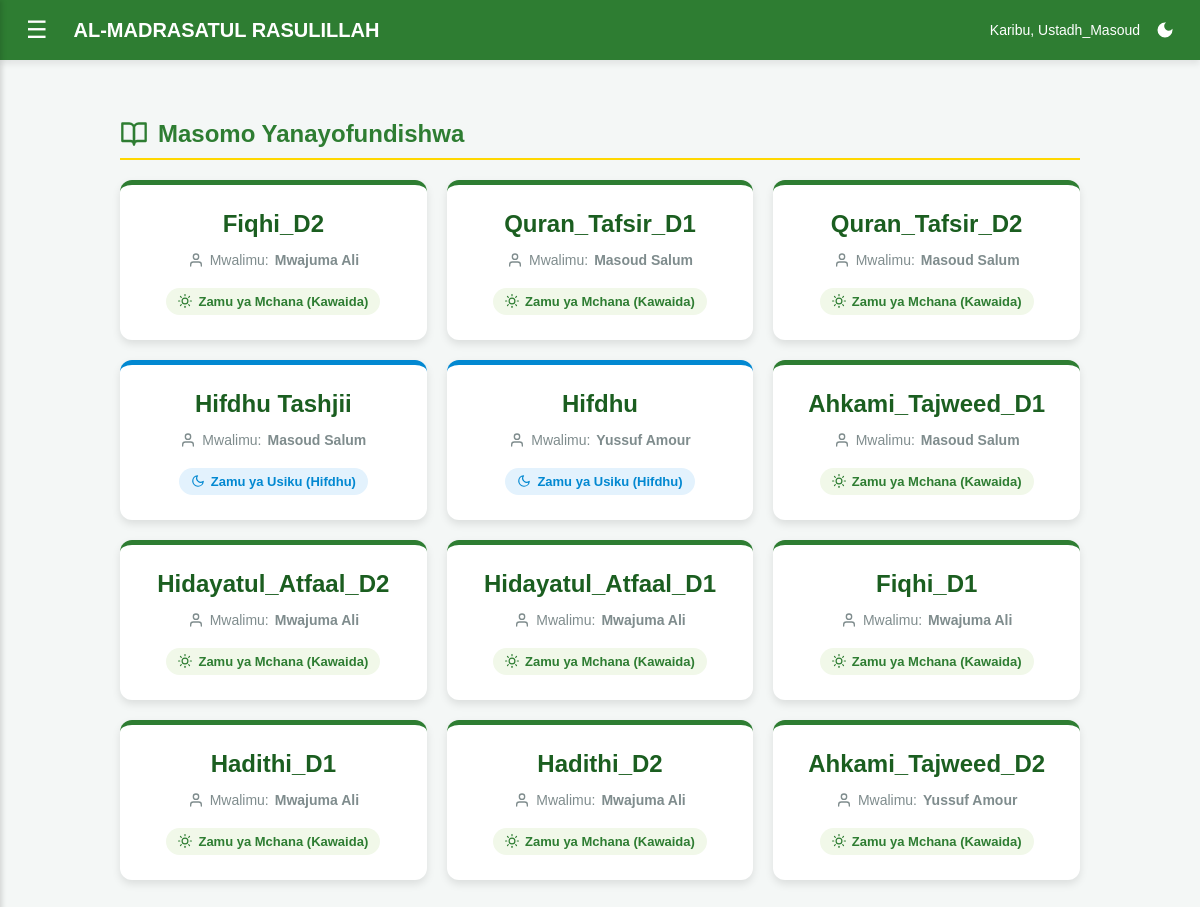
The app's page /madrasa/masomo/ (signed in) with its own data.
### usimamizi/models.py (models this page shows, shortened)
class Somo(models.Model):
    jina = models.CharField(max_length=100, help_text="Mfano: Fiqhi, Tawheed, Hifdhu (Tashjii)")
    ni_la_hifdhu = models.BooleanField(default=False, help_text="Weka TIKI hapa kama hili ni somo maalum la Hifdhu linalohitaji Mahudhurio na Sabaq zake")
    mwalimu = models.ForeignKey(Mwalimu, on_delete=models.SET_NULL, null=True, blank=True)
    darasa = models.ForeignKey('Darasa', on_delete=models.CASCADE, null=True, blank=True, related_name='masomo')

class Mwalimu(models.Model):
    user = models.OneToOneField(User, on_delete=models.CASCADE)
    namba_ya_simu = models.CharField(max_length=15, blank=True, null=True)
    cheo = models.CharField(max_length=50, choices=[
        ('Mwalimu Mkuu', 'Mwalimu Mkuu'),
        ('Mwalimu wa Kawaida', 'Mwalimu wa Kawaida'),
        ('Jaji', 'Jaji')
    ])
    picha = models.ImageField(upload_to='picha_za_walimu/', null=True, blank=True)
    def __str__(self):
        return self.user.get_full_name() or self.user.username

### usimamizi/views.py (the view)
# urls.py: path('masomo/', views.orodha_masomo, name='orodha_masomo'),
@login_required(login_url='ingia')
def orodha_masomo(request):
    masomo = Somo.objects.all()
    return render(request, 'usimamizi/orodha_masomo.html', {'masomo': masomo})

### usimamizi/templates/usimamizi/orodha_masomo.html (shortened to what this page needs)
{% extends 'usimamizi/base.html' %}
{% load static %}
{% block extra_css %}
<link rel="stylesheet" href="{% static 'usimamizi/css/pages/orodha_masomo.css' %}?v=20260706a">
{% endblock %}
{% block maudhui %}
<div class="orodha_masomo-inline-1">
    <h2 class="orodha_masomo-inline-2">
        <svg xmlns="http://www.w3.org/2000/svg" width="28" height="28" viewBox="0 0 24 24" fill="none" stroke="currentColor" stroke-width="2" stroke-linecap="round" stroke-linejoin="round">
            <path d="M2 3h6a4 4 0 0 1 4 4v14a3 3 0 0 0-3-3H2z"></path>
            <path d="M22 3h-6a4 4 0 0 0-4 4v14a3 3 0 0 1 3-3h7z"></path>
        </svg>
        Masomo Yanayofundishwa
    </h2>
    <div class="orodha_masomo-inline-3">
        {% for somo in masomo %}
        <a href="{% url 'somo_detail' somo.id %}" class="orodha_masomo-inline-4">
            <div class="subject-card {% if somo.ni_la_hifdhu %}subject-card-hifdhu{% else %}subject-card-kawaida{% endif %}">
                <h2 class="orodha_masomo-inline-5">{{ somo.jina }}</h2>
                <p class="orodha_masomo-inline-6">
                    <svg xmlns="http://www.w3.org/2000/svg" width="16" height="16" viewBox="0 0 24 24" fill="none" stroke="currentColor" stroke-width="2" stroke-linecap="round" stroke-linejoin="round">
                        <path d="M20 21v-2a4 4 0 0 0-4-4H8a4 4 0 0 0-4 4v2"></path>
                        <circle cx="12" cy="7" r="4"></circle>
                    </svg>
                    Mwalimu: <b>{{ somo.mwalimu|default:"Hajapangiwa" }}</b>
                </p>
                {% if somo.ni_la_hifdhu %}
                    <span class="orodha_masomo-inline-7">
                        <svg xmlns="http://www.w3.org/2000/svg" width="14" height="14" viewBox="0 0 24 24" fill="none" stroke="currentColor" stroke-width="2" stroke-linecap="round" stroke-linejoin="round">
                            <path d="M21 12.79A9 9 0 1 1 11.21 3 7 7 0 0 0 21 12.79z"></path>
                        </svg>
                        Zamu ya Usiku (Hifdhu)
                    </span>
                {% else %}
                    <span class="orodha_masomo-inline-8">
                        Zamu ya Mchana (Kawaida)
                    </span>
                {% endif %}
            </div>
        </a>
        {% endfor %}
    </div>
</div>
{% endblock %}

### usimamizi/templates/usimamizi/base.html (shortened to what this page needs)
{% load static %}
<!DOCTYPE html>
<html lang="sw">
<head>
    <link rel="stylesheet" href="{% static 'usimamizi/css/base.css' %}?v=20260706a">
    {% block extra_css %}{% endblock %}
</head>
<body>
<div class="header">
    <button class="menu-btn" onclick="openNav()">☰</button>
    <h2>AL-MADRASATUL RASULILLAH</h2>
    <div class="user-actions">
        <span class="user-greeting">Karibu, {{ request.user.username }}</span>
        <button class="theme-switch" onclick="toggleTheme()" id="themeBtn" title="Badili Muonekano"></button>
    </div>
</div>
<div class="main-content" id="main">
    {% block maudhui %}{% endblock %}
</div>
</body>
</html>

### usimamizi/static/usimamizi/css/base.css (style rules this page uses)
:root { color-scheme: light; --primary: #2E7D32; --primary-color: var(--primary); --primary-hover: #1b5e20; --secondary: #0288D1; --accent: #673ab7; --warning: #f57c00; --danger: #d32f2f; --success: #388e3c; --female: #c2185b; --hifdhu-accent: var(--secondary); --nav-bg: #2E7D32; --nav-hover-bg: #2E7D32; --sidebar-bg: #1b5e20; --sidebar-submenu-bg: #144d18; --bg-body: #f4f7f6; --bg-color: var(--bg-body); --card-bg: #ffffff; --surface-bg: #ffffff; --surface-muted: #f8fafc; --table-header: #f8fafc; --hover-bg: #f8fafc; --input-bg: #ffffff; --text-main: #2c3e50; --text-muted: #7f8c8d; --text-normal: #444444; --text-faint: #888888; --title-color: #1b5e20; --subtitle-color: #666666; --text-on-primary: #ffffff; --border-color: #e2e8f0; --focus-ring: rgba(46, 125, 50, 0.15); --shadow-color: rgba(0, 0, 0, 0.08); --shadow-strong: rgba(0, 0, 0, 0.14); --tangazo-bg: #f1f8e9; --badge-bg: #e8f5e9; --success-bg: #e8f5e9; --success-text: #1b5e20; --success-border: #a5d6a7; --info-bg: #e3f2fd; --info-text: #0d47a1; --info-border: #90caf9; --warning-bg: #fff8e1; --warning-text: #8d6e00; --warning-border: #ffe082; --danger-bg: #fde8e8; --danger-text: #c62828; --danger-border: #f8b4b4; --button-bg: var(--primary); --button-bg-hover: var(--primary-hover); --button-text: var(--text-on-primary); --button-secondary-bg: var(--secondary); --button-muted-bg: #eeeeee; --form-accent: var(--primary); --form-focus-shadow: var(--focus-ring); --form-button-shadow: rgba(46, 125, 50, 0.2); }
* { box-sizing: border-box; }
body { margin: 0; font-family: Arial, sans-serif; background-color: var(--bg-body); color: var(--text-main); transition: background-color 0.25s ease, color 0.25s ease; }
a { color: inherit; }
.header { background-color: var(--nav-bg); color: var(--text-on-primary); padding: 15px 20px; display: flex; align-items: center; box-shadow: 0 4px 6px var(--shadow-color); position: sticky; top: 0; z-index: 10; transition: background-color 0.25s ease, border-color 0.25s ease; }
.menu-btn { font-size: 24px; cursor: pointer; background: none; border: none; color: var(--text-on-primary); margin-right: 20px; }
.header h2 { margin: 0; font-size: 20px; flex: 1; white-space: nowrap; overflow: hidden; text-overflow: ellipsis; }
.main-content { padding: 20px; transition: margin-left .3s; }
.card, [class$="-card"], [class*="-card "], [class$="-box"], [class*="-box "] { color: var(--text-main); }
button, .btn, [class^="btn-"], [class*=" btn-"] { transition: background-color 0.2s ease, border-color 0.2s ease, color 0.2s ease, transform 0.2s ease; }
.user-actions { display: flex; align-items: center; gap: 10px; }
.theme-switch { background: transparent; border: none; cursor: pointer; display: flex; align-items: center; justify-content: center; padding: 5px; outline: none; transition: transform 0.2s ease; }
.user-greeting { font-weight: 500; font-size: 14px; color: #ffffff; white-space: nowrap; }

### usimamizi/static/usimamizi/css/pages/orodha_masomo.css (style rules this page uses)
.orodha_masomo-inline-1 { padding: 20px; max-width: 1000px; margin: auto; }
.orodha_masomo-inline-2 { color: var(--primary); border-bottom: 2px solid #FFD700; padding-bottom: 10px; display: flex; align-items: center; gap: 10px; }
.orodha_masomo-inline-3 { display: grid; grid-template-columns: repeat(auto-fill, minmax(300px, 1fr)); gap: 20px; margin-top: 20px; }
.orodha_masomo-inline-4 { text-decoration: none; }
.orodha_masomo-inline-5 { color: var(--primary-hover); margin: 0; margin-bottom: 10px; }
.orodha_masomo-inline-6 { color: var(--text-muted); font-size: 14px; display: flex; align-items: center; justify-content: center; gap: 6px; margin-bottom: 20px; }
.orodha_masomo-inline-7 { background: var(--info-bg); color: var(--secondary); padding: 6px 12px; border-radius: 15px; font-size: 13px; font-weight: bold; display: inline-flex; align-items: center; justify-content: center; gap: 6px; }
.orodha_masomo-inline-8 { background: var(--tangazo-bg); color: var(--primary); padding: 6px 12px; border-radius: 15px; font-size: 13px; font-weight: bold; display: inline-flex; align-items: center; justify-content: center; gap: 6px; }
.subject-card { background-color: var(--card-bg); padding: 25px; border-radius: 12px; box-shadow: 0 4px 8px rgba(0,0,0,0.1); text-align: center; transition: 0.3s; }
.subject-card-hifdhu { border-top: 5px solid var(--secondary); }
.subject-card-kawaida { border-top: 5px solid var(--primary); }

### records on screen
Somo: jina "Fiqhi_D2", mwalimu "Mwajuma Ali", ni_la_hifdhu False (drawn)
Somo: jina "Quran_Tafsir_D1", mwalimu "Masoud Salum", ni_la_hifdhu False (drawn)
Somo: jina "Quran_Tafsir_D2", mwalimu "Masoud Salum", ni_la_hifdhu False (drawn)
Somo: jina "Hifdhu Tashjii", mwalimu "Masoud Salum", ni_la_hifdhu True (drawn)
Somo: jina "Hifdhu", mwalimu "Yussuf Amour", ni_la_hifdhu True (drawn)
Somo: jina "Ahkami_Tajweed_D1", mwalimu "Masoud Salum", ni_la_hifdhu False (drawn)
Somo: jina "Hidayatul_Atfaal_D2", mwalimu "Mwajuma Ali", ni_la_hifdhu False (drawn)
Somo: jina "Hidayatul_Atfaal_D1", mwalimu "Mwajuma Ali", ni_la_hifdhu False (drawn)
Somo: jina "Fiqhi_D1", mwalimu "Mwajuma Ali", ni_la_hifdhu False (drawn)
Somo: jina "Hadithi_D1", mwalimu "Mwajuma Ali", ni_la_hifdhu False (drawn)
Somo: jina "Hadithi_D2", mwalimu "Mwajuma Ali", ni_la_hifdhu False (drawn)
Somo: jina "Ahkami_Tajweed_D2", mwalimu "Yussuf Amour", ni_la_hifdhu False (drawn)

### other values on screen
{{ request.user.username }} "Ustadh_Masoud"
